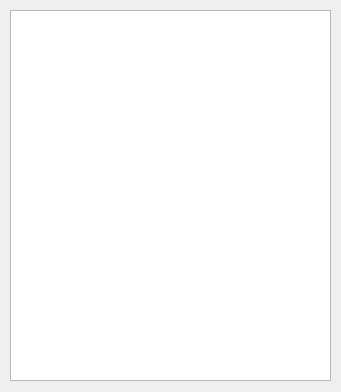
<?xml version="1.0" encoding="UTF-8"?>
<ui version="4.0">
 <class>Form</class>
 <widget class="QWidget" name="Form">
  <property name="geometry">
   <rect>
    <x>0</x>
    <y>0</y>
    <width>341</width>
    <height>392</height>
   </rect>
  </property>
  <property name="windowTitle">
   <string>Form</string>
  </property>
  <widget class="QWidget" name="verticalLayoutWidget">
   <property name="geometry">
    <rect>
     <x>10</x>
     <y>10</y>
     <width>321</width>
     <height>371</height>
    </rect>
   </property>
   <layout class="QVBoxLayout" name="verticalLayout">
    <item>
     <widget class="QListWidget" name="listWidget"/>
    </item>
   </layout>
  </widget>
 </widget>
 <resources/>
 <connections/>
</ui>
